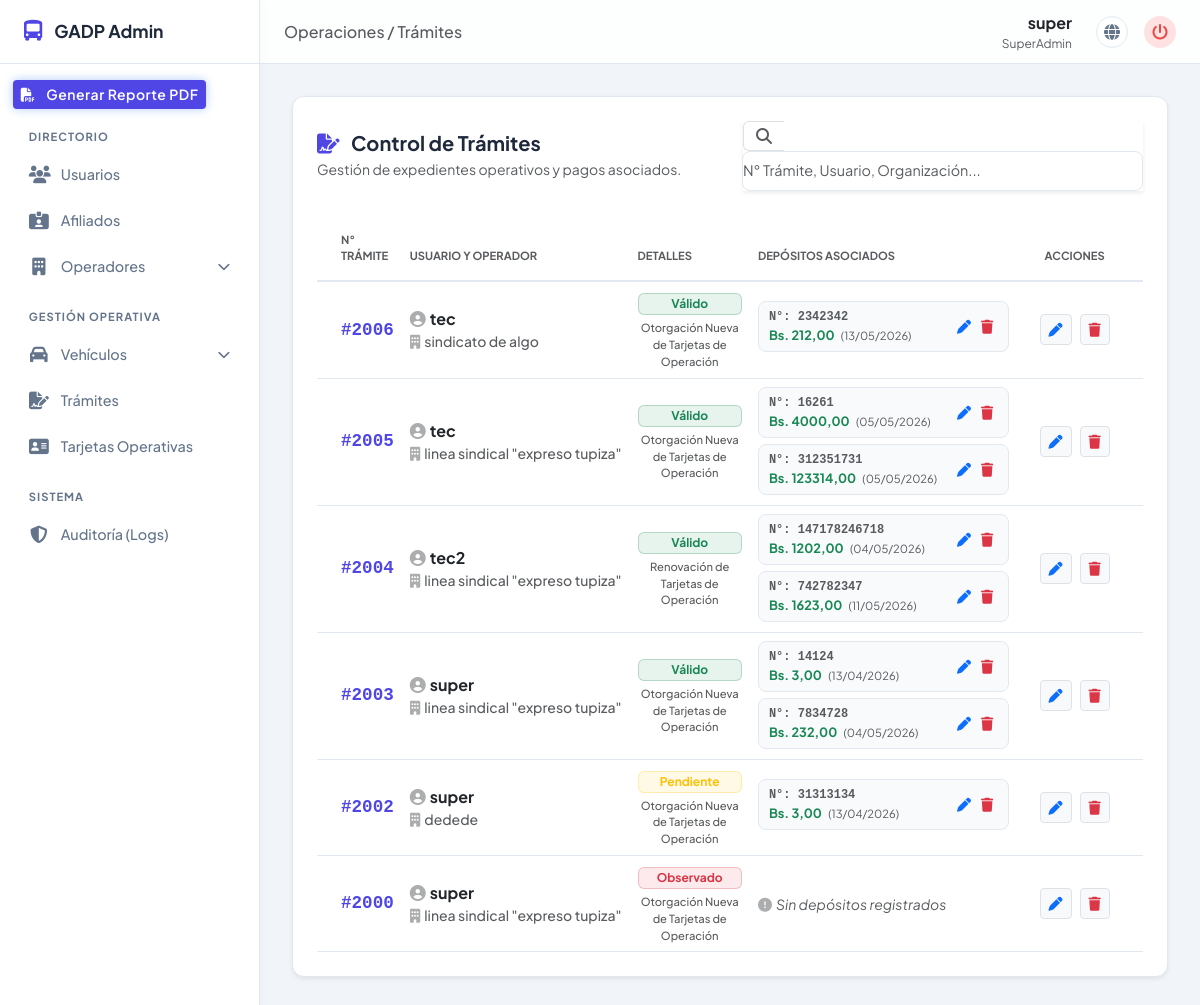
The page /gestion/tramites/ (signed in) on the database its author committed.
### apps/usuario/models.py (models this page shows)
class Usuario(AbstractUser):
    ROLES = (
        ('sa', 'Super Administrador'),
        ('a', 'Administrador'),
        ('u', 'Tecnico')
    )
    rol = models.CharField(max_length=2, choices=ROLES, default='u')
    objects = UsuarioManager()
    def __str__(self):
        return self.username

### apps/tramite/models.py (models this page shows, shortened)
class Tramite(models.Model):
    TIPO = (
        ('o', 'Otorgación Nueva de Tarjetas de Operación'),
        ('r', 'Renovación de Tarjetas de Operación'),
    )
    ESTADO = (
        ('p', 'PENDIENTE'),
        ('v', 'VALIDO'),
        ('o', 'OBSERVADO'),
    )
    LICENCIA = (
        ('l1','InterProvincial'),
        ('l2','Interprov.ATL'),
        ('l3','Interprov.Confederado'),
        ('l4','Interprov.Confe.SCZ'),
        ('l5','Interprov.Cooperativas'),
    )
    tipo = models.CharField(max_length=1, choices=TIPO)
    estado = models.CharField(max_length=1, choices=ESTADO, default='p')
    segunda_revicion = models.CharField(max_length=1, choices=ESTADO, default='p')
    licencia = models.CharField(max_length=2, choices=LICENCIA)
    usuario = models.ForeignKey(
        settings.AUTH_USER_MODEL,
        on_delete=models.CASCADE,
        related_name='tramite_usuario'
    )
    operador = models.ForeignKey(
        Operador,
        on_delete=models.PROTECT,
        related_name="tramite_operador"
    )
    informe_tecnico = models.FileField(
        upload_to='informes_tecnicos/',
        blank=True,
        null=True,
        validators=[FileExtensionValidator(allowed_extensions=['pdf', 'jpg', 'jpeg', 'png'])],
    )
    informe_legal = models.FileField(
        upload_to='informes_legales/',
        blank=True,
        null=True,
        validators=[FileExtensionValidator(allowed_extensions=['pdf', 'jpg', 'jpeg', 'png'])]
    )
    resolucion_administrativa = models.FileField(
        upload_to='resolucion_administrativa/',
        blank=True,
        null=True,
        validators=[FileExtensionValidator(allowed_extensions=['pdf', 'jpg', 'jpeg', 'png'])]
    )
    numero = models.PositiveIntegerField(unique=True)
    deposito = models.BooleanField(default=False)
    fojas = models.PositiveIntegerField(blank=True, null=True)
    rutas = models.TextField()
    observacion = models.TextField(blank=True, null=True)
    fecha_registro = models.DateTimeField(auto_now_add=True)
    banco = models.CharField(max_length=100, blank=True, null=True, default='BANCO UNION')
    cuenta = models.CharField(max_length=50, blank=True, null=True, default='1-6024553')
    encargado_firma_1 = models.CharField(max_length=100, blank=True, null=True, default='Abog. Heber Rodriguez Flores')
    area_firma_1 = models.CharField(max_length=100, blank=True, null=True, default='SECRETARIO DEPARTAMENTAL DE JURÍDICA')
    encargado_firma_2 = models.CharField(max_length=100, blank=True, null=True, default='Oscar Mendoza Mamani')
    area_firma_2 = models.CharField(max_length=100, blank=True, null=True, default='SECRETARIO DEPARTAMENTAL DE COORDINACIÓN GENERAL')

class Deposito(models.Model):
    tramite = models.ForeignKey(
        Tramite,
        on_delete=models.CASCADE,
        related_name='deposito_tramite'
    )
    numero = models.CharField(max_length=50, unique=True)
    monto = models.DecimalField(max_digits=10, decimal_places=2)
    fecha_deposito = models.DateTimeField()
    fecha_registro = models.DateTimeField(auto_now_add=True)

### apps/operador/models.py (models this page shows, shortened)
class Operador(models.Model):
    organizacion = models.ForeignKey(
        'Organizacion',
        on_delete=models.PROTECT,
        related_name='operador_organizacion'
    )
    federacion = models.ForeignKey(
        'Federacion',
        on_delete=models.PROTECT,
        related_name='operador_federacion'
    )
    fecha_registro = models.DateTimeField(auto_now_add=True)
    def __str__(self):
        return f"{self.organizacion.nombre} - {self.federacion.nombre}"

class Organizacion(models.Model):
    nombre = models.CharField(max_length=500)
    fecha_registro = models.DateTimeField(auto_now_add=True)

### apps/gestion/views.py (the view, shortened to what this page needs)
# urls.py: path('tramites/', views.gestion_tramites, name='tramite_list'),
@login_required
@user_passes_test(es_superadmin, login_url='/', redirect_field_name=None)
def gestion_tramites(request: HttpRequest) -> HttpResponse:
    q = request.GET.get('q', '').strip()
    try:
        lista = Tramite.objects.select_related('usuario', 'operador__organizacion', 'operador__federacion')\
                               .prefetch_related('deposito_tramite')\
                               .all().order_by('-fecha_registro')
        if q:
            lista = lista.filter(
                Q(numero__icontains=q) |
                Q(usuario__username__icontains=q) |
                Q(operador__organizacion__nombre__icontains=q)
            )
        paginator = Paginator(lista, 20)
        registros = paginator.get_page(request.GET.get('page'))
    except DatabaseError as e:
        logger.error(f"Error en consulta listando trámites: {e}")
        registros = []
    contexto = {
        'registros': registros,
        'q': q,
        'form_tramite': EditarTramiteAdminForm(),
        'form_deposito': DepositoForm(),
    }
    return render(request, 'gestion/gestion_tramites.html', contexto)

### apps/gestion/templates/gestion/gestion_tramites.html (shortened to what this page needs)
{% extends 'gestion/base_admin.html' %}
{% block header_title %}Operaciones / Trámites{% endblock %}
{% block content %}
<div class="card-panel shadow-sm">
    <div class="d-flex flex-column flex-md-row justify-content-between align-items-md-center mb-4 gap-3">
        <div>
            <h5 class="mb-1 fw-bold" style="color: var(--text-main);">
                <i class="fas fa-file-signature me-2" style="color: var(--accent-blue);"></i> Control de Trámites
            </h5>
            <p class="text-muted small mb-0">Gestión de expedientes operativos y pagos asociados.</p>
        </div>
        <form id="formBuscador" class="d-flex" style="max-width: 400px; width: 100%;">
            <div class="input-group shadow-sm">
                <span class="input-group-text bg-white border-end-0 text-muted">
                    <i class="fas fa-search" id="iconoBusqueda"></i>
                </span>
                <input type="text" id="searchInput" name="q" value="{{ q }}" class="form-control border-start-0 ps-0" placeholder="N° Trámite, Usuario, Organización..." autocomplete="off">
            </div>
        </form>
    </div>
    <div id="tablaContainer" class="table-responsive">
        <table class="table table-hover align-middle mb-0">
            <thead class="bg-light">
                <tr style="border-bottom: 2px solid var(--border-color);">
                    <th class="text-muted text-uppercase fw-bold py-3 ps-4" style="font-size: 0.7rem; width: 10%;">N° Trámite</th>
                    <th class="text-muted text-uppercase fw-bold py-3" style="font-size: 0.7rem; width: 25%;">Usuario y Operador</th>
                    <th class="text-muted text-uppercase fw-bold py-3" style="font-size: 0.7rem; width: 15%;">Detalles</th>
                    <th class="text-muted text-uppercase fw-bold py-3" style="font-size: 0.7rem; width: 35%;">Depósitos Asociados</th>
                    <th class="text-muted text-uppercase fw-bold py-3 text-center pe-4" style="font-size: 0.7rem; width: 15%;">Acciones</th>
                </tr>
            </thead>
            <tbody style="background-color: var(--bg-surface);">
                {% for t in registros %}
                <tr style="border-bottom: 1px solid var(--border-color);">
                    <td class="ps-4">
                        <span class="fw-bold" style="color: var(--accent-blue); font-size: 1.1rem; font-family: 'Courier New', monospace;">
                            #{{ t.numero }}
                        </span>
                    </td>
                    <td>
                        <span class="text-dark fw-bold"><i class="fas fa-user-circle text-muted me-1 opacity-50"></i>{{ t.usuario.username }}</span><br>
                        <small class="text-muted d-block text-truncate fw-medium" style="max-width: 250px;">
                            <i class="fas fa-building text-muted me-1 opacity-50"></i>{{ t.operador.organizacion.nombre }}
                        </small>
                    </td>
                    <td>
                        {% if t.estado == 'p' %}
                            <span class="badge bg-warning bg-opacity-10 text-warning border border-warning border-opacity-25 w-100 mb-1 px-2 py-1">Pendiente</span>
                        {% elif t.estado == 'v' %}
                            <span class="badge bg-success bg-opacity-10 text-success border border-success border-opacity-25 w-100 mb-1 px-2 py-1">Válido</span>
                        {% else %}
                            <span class="badge bg-danger bg-opacity-10 text-danger border border-danger border-opacity-25 w-100 mb-1 px-2 py-1">Observado</span>
                        {% endif %}
                        <small class="text-muted d-block text-center fw-medium" style="font-size: 0.7rem;">{{ t.get_tipo_display }}</small>
                    </td>
                    <td>
                        <div style="max-height: 110px; overflow-y: auto; padding-right: 5px;">
                            {% for dep in t.deposito_tramite.all %}
                                <div class="deposito-item">
                                    <div class="d-flex flex-column">
                                        <span class="text-muted fw-semibold" style="font-size: 0.75rem; font-family: monospace;">N°: {{ dep.numero }}</span>
                                        <span class="text-success fw-bold" style="font-size: 0.8rem;">
                                            Bs. {{ dep.monto }} <small class="text-muted fw-normal ms-1">({{ dep.fecha_deposito|date:"d/m/Y" }})</small>
                                        </span>
                                    </div>
                                    <div class="btn-group btn-group-sm">
                                        <button type="button" class="btn btn-sm btn-link text-primary p-0 mx-1" onclick="abrirModalEdicionDeposito('{{ dep.id }}', '{{ dep.numero|escapejs }}', '{{ dep.monto }}', '{{ dep.fecha_deposito|date:"Y-m-d" }}')" title="Editar Depósito"><i class="fas fa-pen"></i></button>
                                        <button type="button" class="btn btn-sm btn-link text-danger p-0 mx-1" onclick="abrirModalEliminacionDeposito('{{ dep.id }}', '{{ dep.numero|escapejs }}')" title="Eliminar Depósito"><i class="fas fa-trash"></i></button>
                                    </div>
                                </div>
                            {% empty %}
                                <span class="text-muted small fst-italic"><i class="fas fa-exclamation-circle me-1 opacity-50"></i>Sin depósitos registrados</span>
                            {% endfor %}
                        </div>
                    </td>
                    <td class="text-center pe-4">
                        <div class="d-inline-flex gap-2">
                            <button type="button" class="btn btn-sm btn-light border" onclick="abrirModalEdicionTramite('{{ t.id }}', '{{ t.numero }}', '{{ t.tipo }}', '{{ t.estado }}', '{{ t.licencia }}', '{{ t.usuario.id }}', '{{ t.operador.id }}', '{{ t.fojas|default:"" }}', '{{ t.rutas|escapejs }}', '{{ t.observacion|escapejs }}')" title="Editar Trámite">
                                <i class="fas fa-pen text-primary"></i>
                            </button>
                            <button type="button" class="btn btn-sm btn-light border" onclick="abrirModalEliminacionTramite('{{ t.id }}', '{{ t.numero }}')" title="Eliminar Trámite">
                                <i class="fas fa-trash text-danger"></i>
                            </button>
                        </div>
                    </td>
                </tr>
                {% endfor %}
            </tbody>
        </table>
    </div>
</div>
{% endblock %}

### apps/gestion/templates/gestion/base_admin.html (shortened to what this page needs)
{% load static %}
<!DOCTYPE html>
<html lang="es">
<head>
    <link href="https://cdn.jsdelivr.net/npm/bootstrap@5.3.0/dist/css/bootstrap.min.css" rel="stylesheet">
    <link rel="stylesheet" href="https://cdnjs.cloudflare.com/ajax/libs/font-awesome/6.4.0/css/all.min.css">
</head>
<body>
    <aside class="sidebar" id="sidebar">
        <a href="#" class="sidebar-brand">
            <i class="fas fa-bus-alt"></i>
            <span>GADP Admin</span>
        </a>
        <div class="sidebar-nav">
            <a href="{% url 'gestion:reporte_general_pdf' %}" class="btn btn-sm text-white" style="background-color: var(--accent-blue); border: none; font-weight: 600; letter-spacing: 0.5px; box-shadow: 0 0 10px rgba(59, 130, 246, 0.4);" title="Descargar Reporte General">
                <i class="fas fa-file-pdf me-2"></i> Generar Reporte PDF
            </a>
            <div class="nav-label">Directorio</div>
            <a href="{% url 'gestion:usuario_list' %}" class="sidebar-link">
                <i class="fas fa-users icon-main"></i>
                <span>Usuarios</span>
            </a>
            <a href="{% url 'gestion:afiliado_list' %}" class="sidebar-link">
                <i class="fas fa-id-card-clip icon-main"></i>
                <span>Afiliados</span>
            </a>
            <a href="#operadoresSubmenu" class="sidebar-link" data-bs-toggle="collapse" aria-expanded="false">
                <i class="fas fa-building icon-main"></i>
                <span>Operadores</span>
                <i class="fas fa-chevron-down chevron"></i>
            </a>
            <div class="nav-label">Gestión Operativa</div>
            <a href="#vehiculosSubmenu" class="sidebar-link" data-bs-toggle="collapse" aria-expanded="false">
                <i class="fas fa-car icon-main"></i>
                <span>Vehículos</span>
                <i class="fas fa-chevron-down chevron"></i>
            </a>
            <a href="{% url 'gestion:tramite_list' %}" class="sidebar-link">
                <i class="fas fa-file-signature icon-main"></i>
                <span>Trámites</span>
            </a>
            <a href="{% url 'gestion:tarjeta_list' %}" class="sidebar-link">
                <i class="fas fa-address-card icon-main"></i>
                <span>Tarjetas Operativas</span>
            </a>
            <div class="nav-label">Sistema</div>
            <a href="{% url 'gestion:historial_list' %}" class="sidebar-link">
                <i class="fas fa-shield-halved icon-main"></i>
                <span>Auditoría (Logs)</span>
            </a>
        </div>
    </aside>
    <div class="main-wrapper">
        <header class="top-header">
            <div class="d-flex align-items-center gap-3">
                <h5 class="mb-0 text-muted d-none d-md-block fs-6 fw-medium">
                    {% block header_title %}Panel de Control{% endblock %}
                </h5>
            </div>
            <div class="d-flex align-items-center gap-3">
                <div class="text-end d-none d-sm-block me-2">
                    <div class="fw-bold fs-6 text-dark">{{ request.user.username|default:"Administrador" }}</div>
                    <div class="text-muted" style="font-size: 0.75rem;">SuperAdmin</div>
                </div>
                <a href="/" class="header-btn header-btn-portal" title="Ir al Portal Público">
                    <i class="fas fa-globe"></i>
                </a>
                <a href="{% url 'logout' %}" class="header-btn header-btn-logout" title="Cerrar Sesión">
                    <i class="fas fa-power-off"></i>
                </a>
            </div>
        </header>
        <main class="content-area">
            {% block content %}{% endblock %}
        </main>
    </div>
</body>
</html>

### rows shown on the page
Usuario: user.username "super"
Tramite: numero "2006", usuario.username "tec", operador.organizacion.nombre "sindicato de algo", estado "Válido", tipo "Otorgación Nueva de Tarjetas de Operación"
Deposito: numero "2342342", monto "212,00", fecha_deposito "13/05/2026"
Tramite: numero "2005", usuario.username "tec", operador.organizacion.nombre "linea sindical \"expreso tupiza\"", estado "Válido", tipo "Otorgación Nueva de Tarjetas de Operación"
Deposito: numero "16261", monto "4000,00", fecha_deposito "05/05/2026"
Deposito: numero "312351731", monto "123314,00", fecha_deposito "05/05/2026"
Tramite: numero "2004", usuario.username "tec2", operador.organizacion.nombre "linea sindical \"expreso tupiza\"", estado "Válido", tipo "Renovación de Tarjetas de Operación"
Deposito: numero "147178246718", monto "1202,00", fecha_deposito "04/05/2026"
Deposito: numero "742782347", monto "1623,00", fecha_deposito "11/05/2026"
Tramite: numero "2003", usuario.username "super", operador.organizacion.nombre "linea sindical \"expreso tupiza\"", estado "Válido", tipo "Otorgación Nueva de Tarjetas de Operación"
Deposito: numero "14124", monto "3,00", fecha_deposito "13/04/2026"
Deposito: numero "7834728", monto "232,00", fecha_deposito "04/05/2026"
Tramite: numero "2002", usuario.username "super", operador.organizacion.nombre "dedede", estado "Pendiente", tipo "Otorgación Nueva de Tarjetas de Operación"
Deposito: numero "31313134", monto "3,00", fecha_deposito "13/04/2026"
Tramite: numero "2000", usuario.username "super", operador.organizacion.nombre "linea sindical \"expreso tupiza\"", estado "Observado", tipo "Otorgación Nueva de Tarjetas de Operación"
